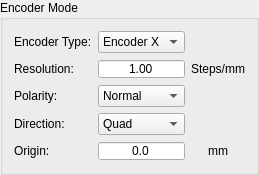
        <widget class="QGroupBox" name="BoxEncoderMode">
         <property name="title">
          <string>Encoder Mode</string>
         </property>
         <layout class="QGridLayout" name="gridLayout_6">
          <item row="0" column="0">
           <layout class="QGridLayout" name="gridLayout_5">
            <item row="0" column="0">
             <widget class="QLabel" name="LabelEncoderType_2">
              <property name="sizePolicy">
               <sizepolicy hsizetype="Fixed" vsizetype="Fixed">
                <horstretch>0</horstretch>
                <verstretch>0</verstretch>
               </sizepolicy>
              </property>
              <property name="minimumSize">
               <size>
                <width>70</width>
                <height>20</height>
               </size>
              </property>
              <property name="text">
               <string>Encoder Type:</string>
              </property>
             </widget>
            </item>
            <item row="0" column="1">
             <widget class="QComboBox" name="ComEncoderTypeSetting">
              <item>
               <property name="text">
                <string>Encoder X</string>
               </property>
              </item>
              <item>
               <property name="text">
                <string>Encoder Y</string>
               </property>
              </item>
             </widget>
            </item>
            <item row="1" column="0">
             <widget class="QLabel" name="LabelResolution">
              <property name="sizePolicy">
               <sizepolicy hsizetype="Fixed" vsizetype="Fixed">
                <horstretch>0</horstretch>
                <verstretch>0</verstretch>
               </sizepolicy>
              </property>
              <property name="minimumSize">
               <size>
                <width>70</width>
                <height>20</height>
               </size>
              </property>
              <property name="maximumSize">
               <size>
                <width>90</width>
                <height>16777215</height>
               </size>
              </property>
              <property name="text">
               <string>Resolution:</string>
              </property>
             </widget>
            </item>
            <item row="1" column="1">
             <widget class="QDoubleSpinBox" name="ValueEncoderResolution">
              <property name="sizePolicy">
               <sizepolicy hsizetype="Preferred" vsizetype="Preferred">
                <horstretch>0</horstretch>
                <verstretch>0</verstretch>
               </sizepolicy>
              </property>
              <property name="minimumSize">
               <size>
                <width>0</width>
                <height>20</height>
               </size>
              </property>
              <property name="maximumSize">
               <size>
                <width>1777125</width>
                <height>20</height>
               </size>
              </property>
              <property name="alignment">
               <set>Qt::AlignCenter</set>
              </property>
              <property name="buttonSymbols">
               <enum>QAbstractSpinBox::NoButtons</enum>
              </property>
              <property name="decimals">
               <number>2</number>
              </property>
              <property name="minimum">
               <double>1.000000000000000</double>
              </property>
              <property name="maximum">
               <double>10000.000000000000000</double>
              </property>
             </widget>
            </item>
            <item row="1" column="2">
             <widget class="QLabel" name="LabelEncoderResolutionUnit">
              <property name="text">
               <string>Steps/mm</string>
              </property>
              <property name="alignment">
               <set>Qt::AlignCenter</set>
              </property>
             </widget>
            </item>
            <item row="2" column="0">
             <widget class="QLabel" name="LabelEncoderPolarity">
              <property name="sizePolicy">
               <sizepolicy hsizetype="Fixed" vsizetype="Fixed">
                <horstretch>0</horstretch>
                <verstretch>0</verstretch>
               </sizepolicy>
              </property>
              <property name="minimumSize">
               <size>
                <width>70</width>
                <height>20</height>
               </size>
              </property>
              <property name="maximumSize">
               <size>
                <width>90</width>
                <height>16777215</height>
               </size>
              </property>
              <property name="text">
               <string>Polarity:</string>
              </property>
             </widget>
            </item>
            <item row="2" column="1">
             <widget class="QComboBox" name="ComEncoderPolarity">
              <item>
               <property name="text">
                <string>Normal</string>
               </property>
              </item>
              <item>
               <property name="text">
                <string>Inverse</string>
               </property>
              </item>
             </widget>
            </item>
            <item row="3" column="0">
             <widget class="QLabel" name="LabelEncoderDirection">
              <property name="sizePolicy">
               <sizepolicy hsizetype="Fixed" vsizetype="Fixed">
                <horstretch>0</horstretch>
                <verstretch>0</verstretch>
               </sizepolicy>
              </property>
              <property name="minimumSize">
               <size>
                <width>70</width>
                <height>20</height>
               </size>
              </property>
              <property name="maximumSize">
               <size>
                <width>90</width>
                <height>16777215</height>
               </size>
              </property>
              <property name="text">
               <string>Direction:</string>
              </property>
             </widget>
            </item>
            <item row="3" column="1">
             <widget class="QComboBox" name="ComEncoderDirection">
              <item>
               <property name="text">
                <string>Quad</string>
               </property>
              </item>
              <item>
               <property name="text">
                <string>Up</string>
               </property>
              </item>
              <item>
               <property name="text">
                <string>Down</string>
               </property>
              </item>
             </widget>
            </item>
            <item row="4" column="0">
             <widget class="QLabel" name="LabelEncoderOrg">
              <property name="sizePolicy">
               <sizepolicy hsizetype="Fixed" vsizetype="Fixed">
                <horstretch>0</horstretch>
                <verstretch>0</verstretch>
               </sizepolicy>
              </property>
              <property name="minimumSize">
               <size>
                <width>70</width>
                <height>20</height>
               </size>
              </property>
              <property name="maximumSize">
               <size>
                <width>90</width>
                <height>16777215</height>
               </size>
              </property>
              <property name="text">
               <string>Origin:</string>
              </property>
             </widget>
            </item>
            <item row="4" column="1">
             <widget class="QDoubleSpinBox" name="ValueEncoderOrg">
              <property name="sizePolicy">
               <sizepolicy hsizetype="Preferred" vsizetype="Preferred">
                <horstretch>0</horstretch>
                <verstretch>0</verstretch>
               </sizepolicy>
              </property>
              <property name="minimumSize">
               <size>
                <width>0</width>
                <height>0</height>
               </size>
              </property>
              <property name="maximumSize">
               <size>
                <width>1777125</width>
                <height>20</height>
               </size>
              </property>
              <property name="alignment">
               <set>Qt::AlignCenter</set>
              </property>
              <property name="buttonSymbols">
               <enum>QAbstractSpinBox::NoButtons</enum>
              </property>
              <property name="decimals">
               <number>1</number>
              </property>
              <property name="minimum">
               <double>-10000.000000000000000</double>
              </property>
              <property name="maximum">
               <double>10000.000000000000000</double>
              </property>
             </widget>
            </item>
            <item row="4" column="2">
             <widget class="QLabel" name="LabeEncoderOrgUnit">
              <property name="text">
               <string>mm</string>
              </property>
              <property name="alignment">
               <set>Qt::AlignCenter</set>
              </property>
             </widget>
            </item>
           </layout>
          </item>
         </layout>
        </widget>
